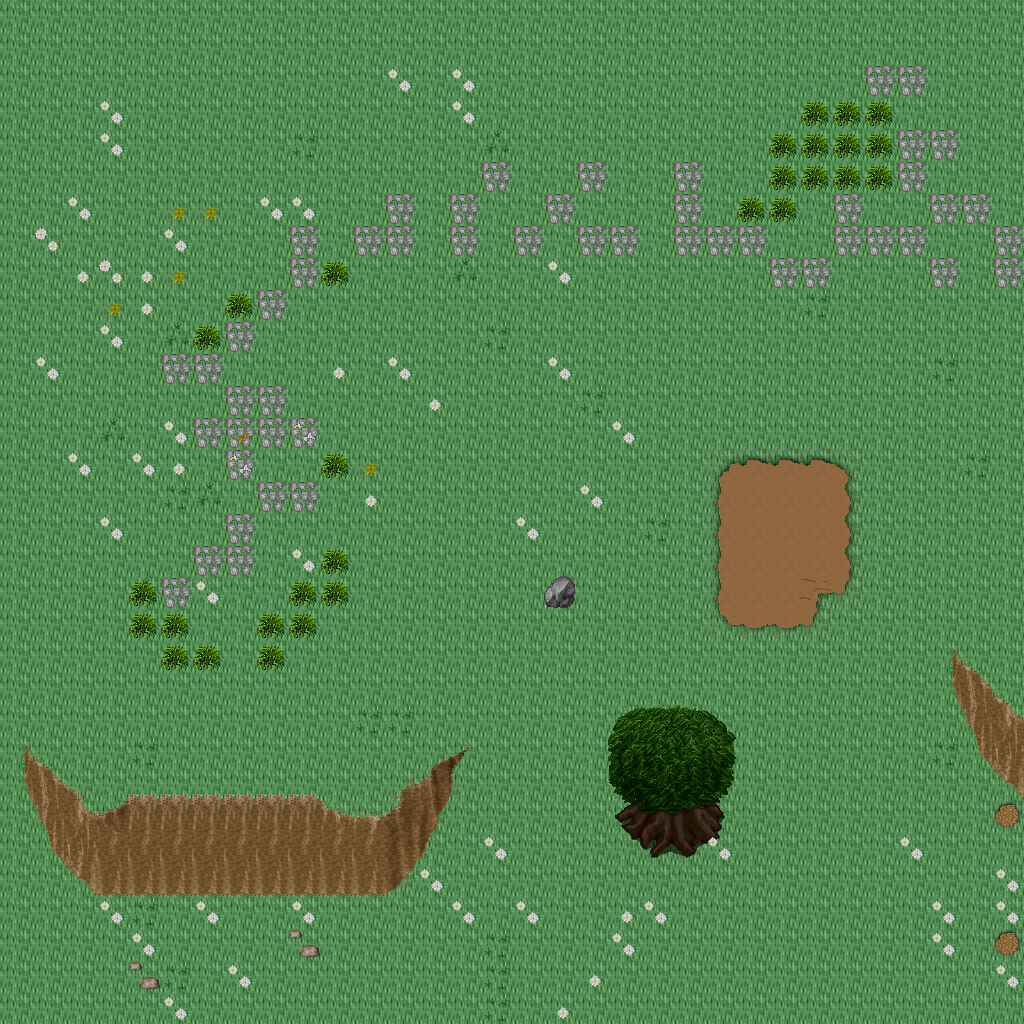

A 2D game scene composited from a Tiled map and its tileset images. What follows is a short description and the map's XML, with each tile layer's data collapsed to a summary:
An orthogonal 32x32 tile map with 32x32 px tiles, 5 tile layers (Ground, Objects, Objects2, Above, ...), 1 hidden layer not drawn, 23 tilesets.

<map version="1.10" tiledversion="1.11.0" orientation="orthogonal" renderorder="right-down" width="32" height="32" tilewidth="32" tileheight="32" infinite="0" nextlayerid="11" nextobjectid="1">
 <tileset firstgid="1" name="ground_ground" tilewidth="32" tileheight="32" tilecount="33" columns="3">
  <image source="../drawable/ground_ground.png" width="96" height="352" />
 </tileset>
 <tileset firstgid="34" name="ground_grass_edges" tilewidth="32" tileheight="32" tilecount="36" columns="12">
  <image source="../drawable/ground_grass_edges.png" width="384" height="96" />
 </tileset>
 <tileset firstgid="70" name="ground_ridge_earth_pale" tilewidth="32" tileheight="32" tilecount="96" columns="12">
  <image source="../drawable/ground_ridge_earth_pale.png" width="384" height="256" />
 </tileset>
 <tileset firstgid="166" name="plant_flower_daisy_white" tilewidth="32" tileheight="32" tilecount="8" columns="2">
  <image source="../drawable/plant_flower_daisy_white.png" width="64" height="128" />
 </tileset>
 <tileset firstgid="174" name="plant_grasses" tilewidth="32" tileheight="32" tilecount="6" columns="3">
  <image source="../drawable/plant_grasses.png" width="96" height="64" />
 </tileset>
 <tileset firstgid="180" name="plant_flower_daisy_yellow" tilewidth="32" tileheight="32" tilecount="8" columns="2">
  <image source="../drawable/plant_flower_daisy_yellow.png" width="64" height="128" />
 </tileset>
 <tileset firstgid="188" name="ground_rock_pebbles" tilewidth="32" tileheight="32" tilecount="3" columns="1">
  <image source="../drawable/ground_rock_pebbles.png" width="32" height="96" />
 </tileset>
 <tileset firstgid="191" name="plant_tree_tree_darkgreen" tilewidth="32" tileheight="32" tilecount="88" columns="8">
  <image source="../drawable/plant_tree_tree_darkgreen.png" width="256" height="352" />
 </tileset>
 <tileset firstgid="279" name="ground_grass_corners" tilewidth="32" tileheight="32" tilecount="24" columns="6">
  <image source="../drawable/ground_grass_corners.png" width="192" height="128" />
 </tileset>
 <tileset firstgid="303" name="ground_cobbled_paving" tilewidth="32" tileheight="32" tilecount="1" columns="1">
  <image source="../drawable/ground_cobbled_paving.png" width="32" height="32" />
 </tileset>
 <tileset firstgid="304" name="building_decoration_rocks_2" tilewidth="32" tileheight="32" tilecount="2" columns="1">
  <image source="../drawable/building_decoration_rocks_2.png" width="32" height="64" />
 </tileset>
 <tileset firstgid="306" name="plant_bush_bushes" tilewidth="32" tileheight="32" tilecount="10" columns="5">
  <image source="../drawable/plant_bush_bushes.png" width="160" height="64" />
 </tileset>
 <tileset firstgid="316" name="plant_stump_rectangular" tilewidth="32" tileheight="32" tilecount="4" columns="2">
  <image source="../drawable/plant_stump_rectangular.png" width="64" height="64" />
 </tileset>
 <tileset firstgid="320" name="item_corpse_huge_animal" tilewidth="32" tileheight="32" tilecount="16" columns="2">
  <image source="../drawable/item_corpse_huge_animal.png" width="64" height="256" />
 </tileset>
 <tileset firstgid="336" name="logic_item_sheepfood" tilewidth="32" tileheight="32" tilecount="1" columns="1">
  <image source="../drawable/logic_item_sheepfood.png" width="32" height="32" />
 </tileset>
 <tileset firstgid="337" name="logic_creature_rodent" tilewidth="32" tileheight="32" tilecount="8" columns="8">
  <image source="../drawable/logic_creature_rodent.png" width="256" height="32" />
 </tileset>
 <tileset firstgid="345" name="logic_item_sign" tilewidth="32" tileheight="32" tilecount="1" columns="1">
  <image source="../drawable/logic_item_sign.png" width="32" height="32" />
 </tileset>
 <tileset firstgid="346" name="logic_creature_animal" tilewidth="32" tileheight="32" tilecount="32" columns="8">
  <image source="../drawable/logic_creature_animal.png" width="256" height="128" />
 </tileset>
 <tileset firstgid="378" name="logic_collision" tilewidth="32" tileheight="32" tilecount="1" columns="1">
  <image source="../drawable/logic_collision.png" width="32" height="32" />
 </tileset>
 <tileset firstgid="379" name="logic_protection" tilewidth="32" tileheight="32" tilecount="2" columns="2">
  <image source="../drawable/logic_protection.png" width="64" height="32" />
 </tileset>
 <tileset firstgid="381" name="ground_rock_mossy_rubble" tilewidth="32" tileheight="32" tilecount="9" columns="3">
  <image source="../drawable/ground_rock_mossy_rubble.png" width="96" height="96" />
 </tileset>
 <tileset firstgid="390" name="ground_grass_2" tilewidth="32" tileheight="32" tilecount="21" columns="3">
  <image source="../drawable/ground_grass_2.png" width="96" height="224" />
 </tileset>
 <tileset firstgid="411" name="ground_green_paving" tilewidth="32" tileheight="32" tilecount="18" columns="3">
  <image source="../drawable/ground_green_paving.png" width="96" height="192" />
 </tileset>
 <layer id="1" name="Ground" width="32" height="32">
  <data>[1024 cells, 1024 non-empty, 3 distinct tile ids]</data>
 </layer>
 <layer id="2" name="Objects" width="32" height="32">
  <data>[1024 cells, 146 non-empty, 43 distinct tile ids]</data>
 </layer>
 <layer id="3" name="Objects2" width="32" height="32">
  <data>[1024 cells, 102 non-empty, 10 distinct tile ids]</data>
 </layer>
 <layer id="4" name="Above" width="32" height="32">
  <data>[1024 cells, 22 non-empty, 17 distinct tile ids]</data>
 </layer>
 <layer id="5" name="Above2" width="32" height="32">
  <data>[1024 cells, 0 non-empty, 0 distinct tile ids]</data>
 </layer>
 <layer id="6" name="Walkable" width="32" height="32" visible="0">
  <data>[1024 cells, 86 non-empty, 1 distinct tile ids]</data>
 </layer>
 <objectgroup id="7" name="Mapevents" />
 <objectgroup id="8" name="Spawn" />
 <objectgroup id="9" name="Keys" />
 <objectgroup id="10" name="Replace" />
</map>
